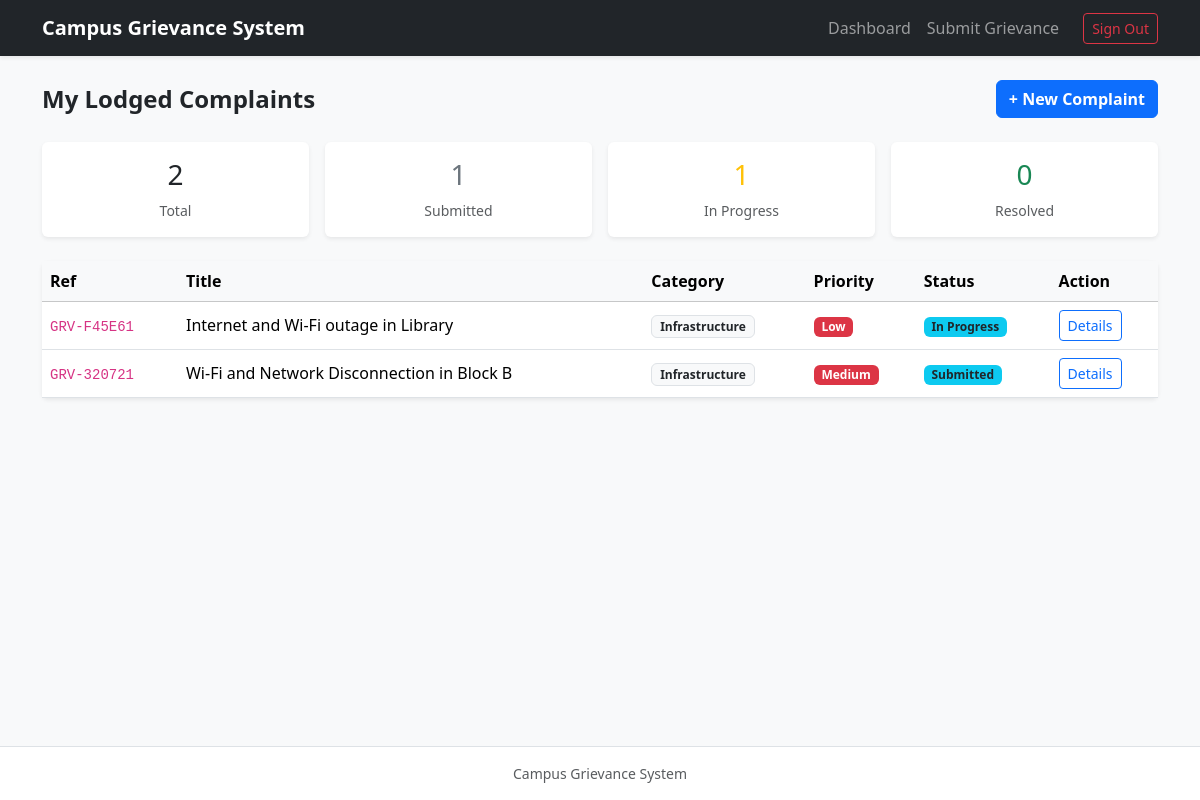
The page /student/dashboard (signed in) on the database its author committed.
### tables this page shows
CREATE TABLE complaints (
                id INTEGER PRIMARY KEY AUTOINCREMENT,
                complaint_id TEXT UNIQUE NOT NULL,
                student_id INTEGER NOT NULL,
                title TEXT NOT NULL,
                description TEXT NOT NULL,
                location TEXT NOT NULL,
                category TEXT NOT NULL,
                subcategory TEXT,
                priority TEXT NOT NULL CHECK(priority IN ('High', 'Medium', 'Low')),
                status TEXT NOT NULL DEFAULT 'Submitted' CHECK(status IN ('Submitted', 'In Progress', 'Resolved')),
                assigned_dept TEXT DEFAULT 'Unassigned',
                resolution_notes TEXT DEFAULT '',
                created_at TIMESTAMP DEFAULT CURRENT_TIMESTAMP,
                FOREIGN KEY (student_id) REFERENCES users (id) ON DELETE CASCADE
            );

### app.py (the view)
@app.route("/student/dashboard")
@login_required("student")
def student_dashboard():
    with get_db_connection() as conn:
        complaints = conn.execute(
            "SELECT * FROM complaints WHERE student_id = ? ORDER BY id DESC",
            (session["user_id"],)
        ).fetchall()
        metrics = {
            "total": len(complaints),
            "pending": sum(1 for c in complaints if c["status"] == "Submitted"),
            "in_progress": sum(1 for c in complaints if c["status"] == "In Progress"),
            "resolved": sum(1 for c in complaints if c["status"] == "Resolved")
        }
    return render_template("student_dashboard.html", complaints=complaints, metrics=metrics)

### app.py (called while the page is built)
def login_required(role=None):
    def decorator(f):
        @wraps(f)
        def decorated(*args, **kwargs):
            if "user_id" not in session:
                flash("Please log in first.", "warning")
                return redirect(url_for("login"))
            if role and session.get("role") != role:
                flash("Unauthorized access.", "danger")
                return redirect(url_for("login"))
            return f(*args, **kwargs)
        return decorated
    return decorator

### database.py (called while the page is built)
def get_db_connection():
    conn = sqlite3.connect(DB_PATH)
    conn.row_factory = sqlite3.Row
    conn.execute("PRAGMA foreign_keys = ON;")
    return conn

### templates/student_dashboard.html
{% extends 'base.html' %}
{% block content %}
<div class="d-flex justify-content-between align-items-center mb-4">
    <h4 class="fw-bold mb-0">My Lodged Complaints</h4>
    <a href="{{ url_for('submit_complaint') }}" class="btn btn-primary fw-semibold">+ New Complaint</a>
</div>
<div class="row g-3 mb-4 text-center">
    <div class="col-3"><div class="card p-3 shadow-sm border-0"><h3>{{ metrics.total }}</h3><small class="text-muted">Total</small></div></div>
    <div class="col-3"><div class="card p-3 shadow-sm border-0"><h3 class="text-secondary">{{ metrics.pending }}</h3><small class="text-muted">Submitted</small></div></div>
    <div class="col-3"><div class="card p-3 shadow-sm border-0"><h3 class="text-warning">{{ metrics.in_progress }}</h3><small class="text-muted">In Progress</small></div></div>
    <div class="col-3"><div class="card p-3 shadow-sm border-0"><h3 class="text-success">{{ metrics.resolved }}</h3><small class="text-muted">Resolved</small></div></div>
</div>
<div class="card border-0 shadow-sm">
    <table class="table table-hover align-middle mb-0">
        <thead class="table-light"><tr><th>Ref</th><th>Title</th><th>Category</th><th>Priority</th><th>Status</th><th>Action</th></tr></thead>
        <tbody>
            {% for c in complaints %}
            <tr>
                <td><code>{{ c.complaint_id }}</code></td><td>{{ c.title }}</td>
                <td><span class="badge bg-light text-dark border">{{ c.category }}</span></td>
                <td><span class="badge bg-danger">{{ c.priority }}</span></td>
                <td><span class="badge bg-info text-dark">{{ c.status }}</span></td>
                <td><a href="{{ url_for('complaint_detail', cid=c.complaint_id) }}" class="btn btn-sm btn-outline-primary">Details</a></td>
            </tr>
            {% else %}
            <tr><td colspan="6" class="text-center text-muted py-4">No complaints lodged yet.</td></tr>
            {% endfor %}
        </tbody>
    </table>
</div>
{% endblock %}

### rows shown on the page
complaints: complaint_id "GRV-F45E61", title "Internet and Wi-Fi outage in Library", category "Infrastructure", priority "Low", status "In Progress"
complaints: complaint_id "GRV-320721", title "Wi-Fi and Network Disconnection in Block B", category "Infrastructure", priority "Medium", status "Submitted"

### other values the page prints
{{ metrics.total }} "2"
{{ metrics.pending }} "1"
{{ metrics.in_progress }} "1"
{{ metrics.resolved }} "0"
